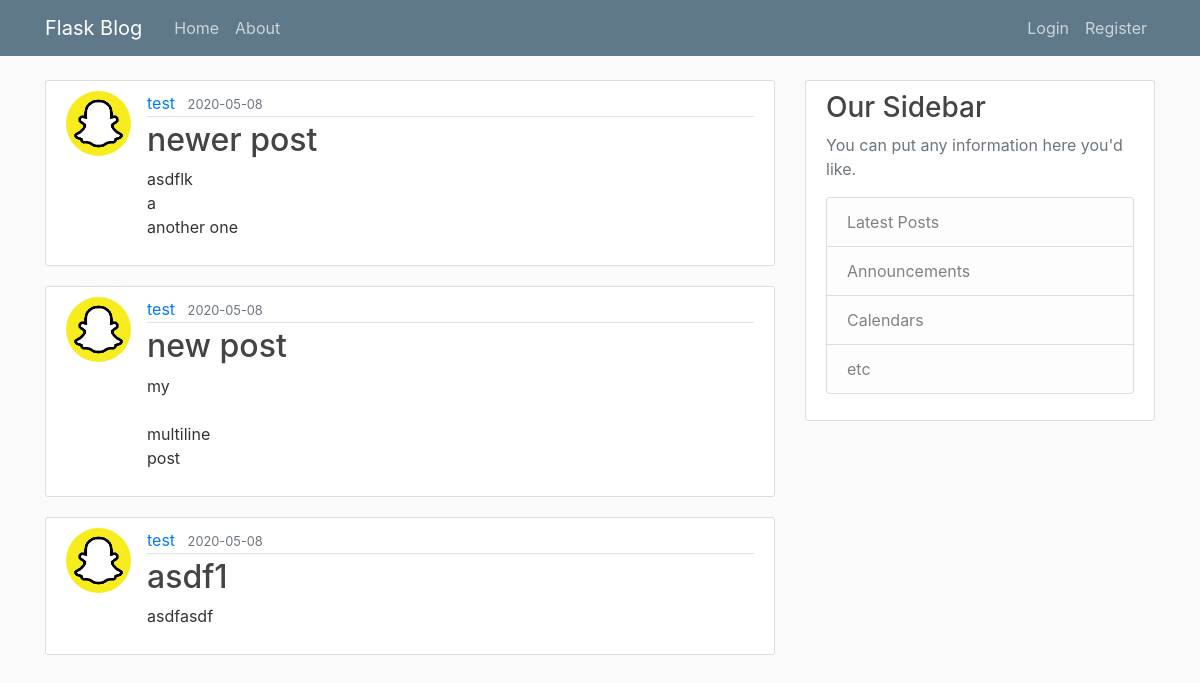
The page /home on the database its author committed.
### flaskblog/models.py (models this page shows, shortened)
class Post(db.Model):
	id = db.Column(db.Integer, primary_key=True)
	title = db.Column(db.String(100), nullable=False)
	date_posted = db.Column(db.DateTime, nullable=False, default=datetime.utcnow)
	content = db.Column(db.Text, nullable=False)
	user_id = db.Column(db.Integer, db.ForeignKey('user.id'), nullable=False)

class User(db.Model, UserMixin):
	id = db.Column(db.Integer, primary_key=True)
	username = db.Column(db.String(20), unique=True, nullable=False)
	email = db.Column(db.String(120), unique=True, nullable=False)
	image_file = db.Column(db.String(20), nullable=False, default='default.jpg')
	password = db.Column(db.String(60), nullable=False)
	posts = db.relationship('Post', backref='author', lazy=True)

### flaskblog/routes.py (the view)
@app.route("/")
@app.route("/home")
def home():
	posts = Post.query.order_by(Post.date_posted.desc()).all()
	return render_template('home.html', posts=posts)

### flaskblog/templates/home.html
{% extends "layout.html" %}
{% block content%}
	{% for post in posts %}
		<article class="media content-section">
		  <img class="rounded-circle article-img" src="{{ url_for('static', filename='profile_pics/' + post.author.image_file) }}">
		  <div class="media-body">
		    <div class="article-metadata">
		      <a class="mr-2" href="#">{{ post.author.username }}</a>
		      <small class="text-muted">{{ post.date_posted.date() }}</small>
		    </div>
		    <h2><a class="article-title" href="{{ url_for('post', post_id=post.id) }}">{{ post.title }}</a></h2>
		    <p class="article-content">{{ post.content }}</p>
		  </div>
		</article>
	{% endfor %}
{% endblock content %}

### flaskblog/templates/layout.html (shortened to what this page needs)
<!DOCTYPE html>
<html>
<head>
    <link rel="stylesheet" href="https://stackpath.bootstrapcdn.com/bootstrap/4.3.1/css/bootstrap.min.css">
    <link rel="stylesheet" type="text/css" href="{{ url_for('static', filename='main.css') }}">
</head>
<body>
	<header class="site-header">
	  <nav class="navbar navbar-expand-md navbar-dark bg-steel fixed-top">
	    <div class="container">
	      <a class="navbar-brand mr-4" href="/">Flask Blog</a>
	      <div class="collapse navbar-collapse" id="navbarToggle">
	        <div class="navbar-nav mr-auto">
	          <a class="nav-item nav-link" href="{{ url_for('home') }}">Home</a>
	          <a class="nav-item nav-link" href="{{ url_for('about') }}">About</a>
	        </div>
	        <div class="navbar-nav">
	        	{% if current_user.is_authenticated %}
	        		<a class="nav-item nav-link" href="{{ url_for('new_post') }}">New Post</a>
	        		<a class="nav-item nav-link" href="{{ url_for('account') }}">Account</a>
	        		<a class="nav-item nav-link" href="{{ url_for('logout') }}">Logout</a>
	        	{% else %}
		          <a class="nav-item nav-link" href="{{ url_for('login') }}">Login</a>
		          <a class="nav-item nav-link" href="{{ url_for('register') }}">Register</a>
	          	{% endif %}
	        </div>
	      </div>
	    </div>
	  </nav>
	</header>
	<main role="main" class="container">
	  <div class="row">
	    <div class="col-md-8">
	     	{% block content %}{% endblock %}
	    </div>
	    <div class="col-md-4">
	      <div class="content-section">
	        <h3>Our Sidebar</h3>
	        <p class='text-muted'>You can put any information here you'd like.
	          <ul class="list-group">
	            <li class="list-group-item list-group-item-light">Latest Posts</li>
	            <li class="list-group-item list-group-item-light">Announcements</li>
	            <li class="list-group-item list-group-item-light">Calendars</li>
	            <li class="list-group-item list-group-item-light">etc</li>
	          </ul>
	        </p>
	      </div>
	    </div>
	  </div>
	</main>
</body>
</html>

### flaskblog/static/main.css (style rules this page uses)
body { background: #fafafa; color: #333333; margin-top: 5rem; }
h1, h2, h3, h4, h5, h6 { color: #444444; }
.bg-steel { background-color: #5f788a; }
.site-header .navbar-nav .nav-link { color: #cbd5db; }
.content-section { background: #ffffff; padding: 10px 20px; border: 1px solid #dddddd; border-radius: 3px; margin-bottom: 20px; }
.article-title { color: #444444; }
.article-content { white-space: pre-line; }
.article-img { height: 65px; width: 65px; margin-right: 16px; }
.article-metadata { padding-bottom: 1px; margin-bottom: 4px; border-bottom: 1px solid #e3e3e3 }

### rows shown on the page
Post: image_file (picture), author.username "test", date_posted "2020-05-08", title "newer post", content "asdflk a another one"
Post: image_file (picture), author.username "test", date_posted "2020-05-08", title "new post", content "my multiline post"
Post: image_file (picture), author.username "test", date_posted "2020-05-08", title "asdf1", content "asdfasdf"
